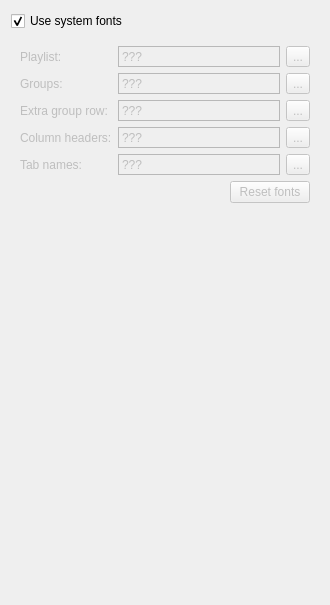
     <widget class="QWidget" name="tab_3">
      <attribute name="title">
       <string>Fonts</string>
      </attribute>
      <layout class="QVBoxLayout" name="verticalLayout_6">
       <item>
        <widget class="QCheckBox" name="systemFontsCheckBox">
         <property name="text">
          <string>Use system fonts</string>
         </property>
         <property name="checked">
          <bool>true</bool>
         </property>
        </widget>
       </item>
       <item>
        <widget class="QWidget" name="widget" native="true">
         <property name="enabled">
          <bool>false</bool>
         </property>
         <layout class="QGridLayout" name="gridLayout">
          <item row="4" column="2">
           <widget class="QToolButton" name="tabsFontButton">
            <property name="text">
             <string notr="true">...</string>
            </property>
           </widget>
          </item>
          <item row="3" column="2">
           <widget class="QToolButton" name="columnFontButton">
            <property name="text">
             <string notr="true">...</string>
            </property>
           </widget>
          </item>
          <item row="4" column="1">
           <widget class="QLabel" name="tabsFontLabel">
            <property name="sizePolicy">
             <sizepolicy hsizetype="Expanding" vsizetype="Preferred">
              <horstretch>0</horstretch>
              <verstretch>0</verstretch>
             </sizepolicy>
            </property>
            <property name="frameShape">
             <enum>QFrame::StyledPanel</enum>
            </property>
            <property name="frameShadow">
             <enum>QFrame::Sunken</enum>
            </property>
            <property name="text">
             <string notr="true">???</string>
            </property>
           </widget>
          </item>
          <item row="0" column="1">
           <widget class="QLabel" name="plFontLabel">
            <property name="sizePolicy">
             <sizepolicy hsizetype="Expanding" vsizetype="Preferred">
              <horstretch>0</horstretch>
              <verstretch>0</verstretch>
             </sizepolicy>
            </property>
            <property name="frameShape">
             <enum>QFrame::StyledPanel</enum>
            </property>
            <property name="frameShadow">
             <enum>QFrame::Sunken</enum>
            </property>
            <property name="text">
             <string notr="true">???</string>
            </property>
           </widget>
          </item>
          <item row="0" column="0">
           <widget class="QLabel" name="label_2">
            <property name="sizePolicy">
             <sizepolicy hsizetype="Preferred" vsizetype="Preferred">
              <horstretch>0</horstretch>
              <verstretch>0</verstretch>
             </sizepolicy>
            </property>
            <property name="text">
             <string>Playlist:</string>
            </property>
            <property name="alignment">
             <set>Qt::AlignLeading|Qt::AlignLeft|Qt::AlignVCenter</set>
            </property>
           </widget>
          </item>
          <item row="3" column="0">
           <widget class="QLabel" name="label_16">
            <property name="sizePolicy">
             <sizepolicy hsizetype="Preferred" vsizetype="Preferred">
              <horstretch>0</horstretch>
              <verstretch>0</verstretch>
             </sizepolicy>
            </property>
            <property name="text">
             <string>Column headers:</string>
            </property>
            <property name="alignment">
             <set>Qt::AlignLeading|Qt::AlignLeft|Qt::AlignVCenter</set>
            </property>
           </widget>
          </item>
          <item row="3" column="1">
           <widget class="QLabel" name="columnFontLabel">
            <property name="sizePolicy">
             <sizepolicy hsizetype="Expanding" vsizetype="Preferred">
              <horstretch>0</horstretch>
              <verstretch>0</verstretch>
             </sizepolicy>
            </property>
            <property name="frameShape">
             <enum>QFrame::StyledPanel</enum>
            </property>
            <property name="frameShadow">
             <enum>QFrame::Sunken</enum>
            </property>
            <property name="text">
             <string notr="true">???</string>
            </property>
           </widget>
          </item>
          <item row="0" column="2">
           <widget class="QToolButton" name="plFontButton">
            <property name="text">
             <string notr="true">...</string>
            </property>
           </widget>
          </item>
          <item row="5" column="0" colspan="3">
           <layout class="QHBoxLayout" name="horizontalLayout_4">
            <item>
             <spacer name="horizontalSpacer_7">
              <property name="orientation">
               <enum>Qt::Horizontal</enum>
              </property>
              <property name="sizeHint" stdset="0">
               <size>
                <width>108</width>
                <height>20</height>
               </size>
              </property>
             </spacer>
            </item>
            <item>
             <widget class="QPushButton" name="resetFontsButton">
              <property name="text">
               <string>Reset fonts</string>
              </property>
             </widget>
            </item>
           </layout>
          </item>
          <item row="4" column="0">
           <widget class="QLabel" name="label_17">
            <property name="sizePolicy">
             <sizepolicy hsizetype="Preferred" vsizetype="Preferred">
              <horstretch>0</horstretch>
              <verstretch>0</verstretch>
             </sizepolicy>
            </property>
            <property name="text">
             <string>Tab names:</string>
            </property>
            <property name="alignment">
             <set>Qt::AlignLeading|Qt::AlignLeft|Qt::AlignVCenter</set>
            </property>
           </widget>
          </item>
          <item row="1" column="0">
           <widget class="QLabel" name="label_26">
            <property name="text">
             <string>Groups:</string>
            </property>
           </widget>
          </item>
          <item row="2" column="0">
           <widget class="QLabel" name="label_27">
            <property name="text">
             <string>Extra group row:</string>
            </property>
           </widget>
          </item>
          <item row="1" column="1">
           <widget class="QLabel" name="groupFontLabel">
            <property name="frameShape">
             <enum>QFrame::StyledPanel</enum>
            </property>
            <property name="frameShadow">
             <enum>QFrame::Sunken</enum>
            </property>
            <property name="text">
             <string notr="true">???</string>
            </property>
           </widget>
          </item>
          <item row="2" column="1">
           <widget class="QLabel" name="extraRowFontLabel">
            <property name="frameShape">
             <enum>QFrame::StyledPanel</enum>
            </property>
            <property name="frameShadow">
             <enum>QFrame::Sunken</enum>
            </property>
            <property name="text">
             <string notr="true">???</string>
            </property>
           </widget>
          </item>
          <item row="1" column="2">
           <widget class="QToolButton" name="groupFontButton">
            <property name="text">
             <string notr="true">...</string>
            </property>
           </widget>
          </item>
          <item row="2" column="2">
           <widget class="QToolButton" name="extraRowFontButton">
            <property name="text">
             <string notr="true">...</string>
            </property>
           </widget>
          </item>
         </layout>
        </widget>
       </item>
       <item>
        <spacer name="verticalSpacer_3">
         <property name="orientation">
          <enum>Qt::Vertical</enum>
         </property>
         <property name="sizeHint" stdset="0">
          <size>
           <width>308</width>
           <height>382</height>
          </size>
         </property>
        </spacer>
       </item>
      </layout>
     </widget>
